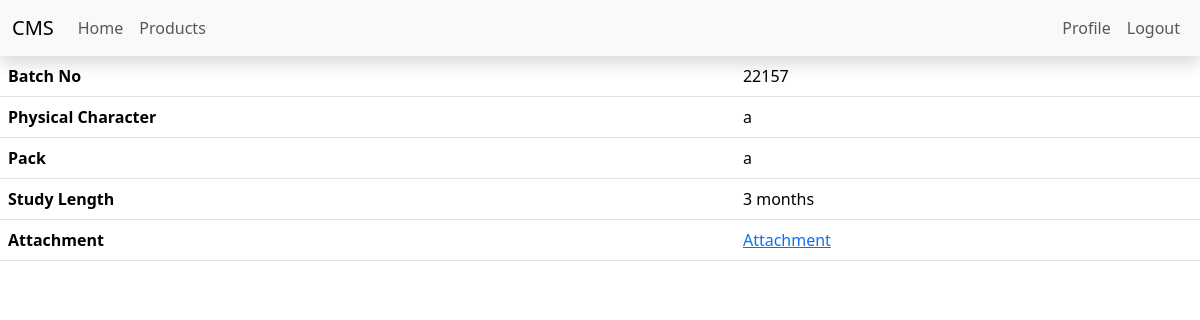
The page /products/3/stabilityApproval/1 (signed in) on the database its author committed.
### products/models.py (models this page shows, shortened)
class StabilityApproval(models.Model):
    batch_no = models.CharField(max_length=100)
    physical_character = models.CharField(max_length=400)
    pack = models.CharField(max_length=400)
    study_length = models.IntegerField(choices=[
        (3,"3 Months"),
        (6,"6 Months"),
        (12,"12 Months"),
        (18,"18 Months"),
        (24,"24 Months"),
        (36,"36 Months"),
    ],default=3)
    attachment = models.FileField(upload_to=upload_to)
    product = models.ForeignKey(Product,on_delete=models.CASCADE)

### products/views.py (the view)
# urls.py: path('<pk>/stabilityApproval/<sa_pk>',DetailStabilityApproval.as_view(),name="detail_stabilityapproval"),
class DetailStabilityApproval(DetailView):
    template_name = "./product/stability_approval/details.html"
    model = StabilityApproval
    def get_object(self, queryset: QuerySet[Any] | None = ...) -> Model:
        pk = self.kwargs.get("sa_pk")
        try:
            return StabilityApproval.objects.get(pk=pk)
        except StabilityApproval.DoesNotExist:
            raise Http404("Stability Approval doesn't exist.")

### Templates/Product/stability_approval/details.html (shortened to what this page needs)
{% extends "../../__layout__.html" %}
{% load static %}
{% load sharedutils  %}
{% block content %}
<table class="table">
    {% with object as stabilityapproval %}
    <tbody>
        <tr>
            <th scope="row">Batch No</th>
            <td>{{ stabilityapproval.batch_no }}</td>
        </tr>
        <tr>
            <th scope="row">Physical Character</th>
            <td>{{ stabilityapproval.physical_character }}</td>
        </tr>
        <tr>
            <th scope="row">Pack</th>
            <td> {{ stabilityapproval.pack }}
            </td>
        </tr>
        <tr>
            <th scope="row">Study Length</th>
            <td> {{ stabilityapproval.study_length }}
                month{{ stabilityapproval.study_length|pluralize:"s" }}
            </td>
        </tr>
        <tr>
            <th scope="row">Attachment</th>
            <td><a id="registerationlicense" target="_blank"
                    href="/media/{{ stabilityapproval.attachment }}">Attachment</a>
            </td>
        </tr>
    </tbody>
    {% endwith %}
</table>
{% endblock %}

### Static/css/main.css (style rules this page uses)
* { overflow-wrap: break-word !important; }

### rows shown on the page
StabilityApproval: batch_no "22157", physical_character "a", pack "a", study_length "3"
